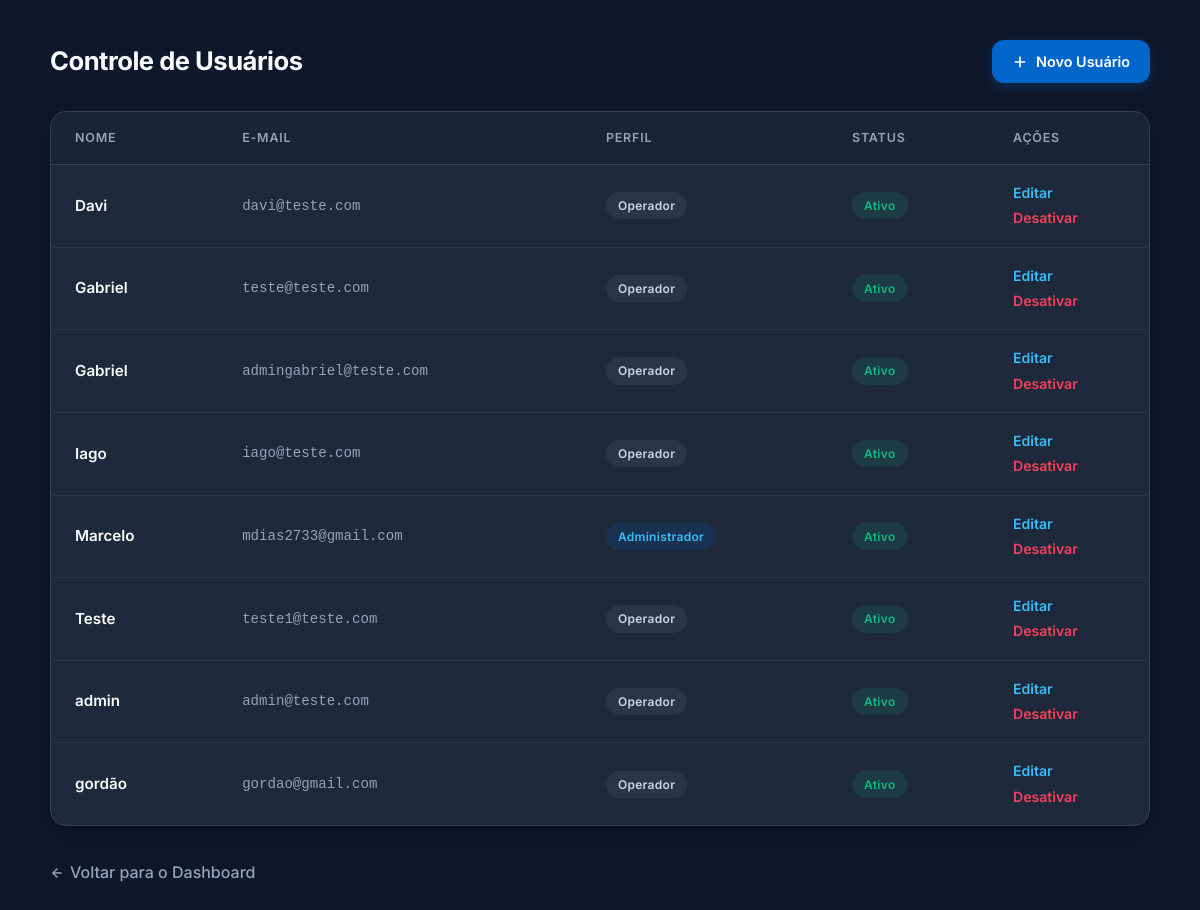
The page /usuarios/ (signed in) on the database as committed earlier.
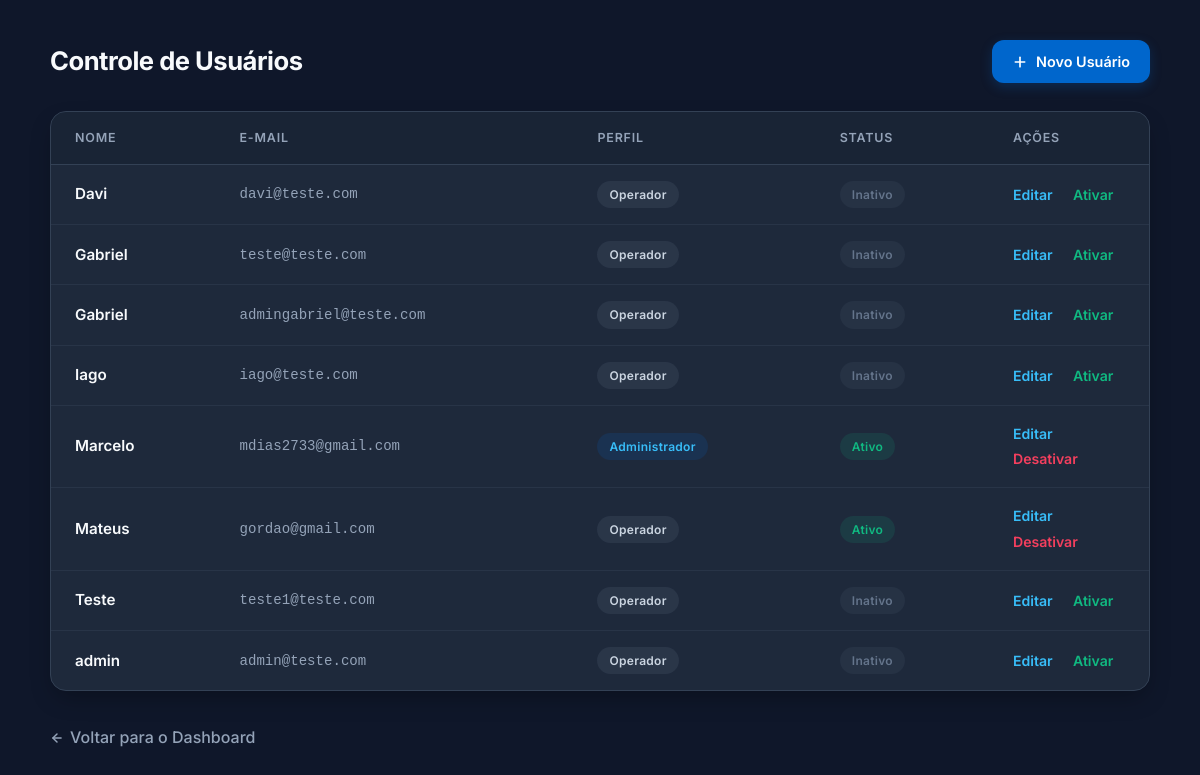
The same page on the database as committed later.
### app/models/usuario.py (models this page shows)
class Usuario(Base):
    __tablename__ = "usuarios"
    id = Column(Integer, primary_key=True, autoincrement=True)
    nome = Column(String(100), nullable=False)
    email = Column(String(150), unique=True, nullable=False)
    senha_hash = Column(String(255), nullable=False)
    role = Column(String(20), default="operador")
    ativo = Column(Boolean, default=True)
    criado_em = Column(DateTime, server_default=func.now())

### app/controllers/admin_controller.py (the view)
@router.get("/")
def listar_usuarios(
    request: Request,
    db: Session = Depends(get_db),
    admin = Depends(get_admin) # Bloqueia quem não é admin
):
    usuarios = db.query(Usuario).order_by(Usuario.nome).all()
    return templates.TemplateResponse(
        request,
        "usuarios/index.html",
        {
            "request": request,
            "admin": admin,
            "usuarios": usuarios
        }
    )

### app/templates/usuarios/index.html (shortened to what this page needs)
<!DOCTYPE html>
<html lang="pt-br">
<head>
</head>
<body>
    <div class="container">
        <div class="page-header">
            <h1>Controle de Usuários</h1>
            <a href="/usuarios/novo" class="btn-novo">
                <svg width="16" height="16" viewBox="0 0 24 24" fill="none" stroke="currentColor" stroke-width="2.5" stroke-linecap="round" stroke-linejoin="round"><line x1="12" y1="5" x2="12" y2="19"></line><line x1="5" y1="12" x2="19" y2="12"></line></svg>
                Novo Usuário
            </a>
        </div>
        <div class="tabela-container">
            <table>
                <thead>
                    <tr>
                        <th>Nome</th>
                        <th>E-mail</th>
                        <th>Perfil</th>
                        <th>Status</th>
                        <th style="width: 160px;">Ações</th>
                    </tr>
                </thead>
                <tbody>
                    {% for u in usuarios %}
                    <tr>
                        <td class="nome-usuario">{{ u.nome }}</td>
                        <td class="email-usuario">{{ u.email }}</td>
                        <td>
                            {% if u.role == 'admin' %}
                                <span class="badge badge-admin">Administrador</span>
                            {% else %}
                                <span class="badge badge-operador">Operador</span>
                            {% endif %}
                        </td>
                        <td>
                            {% if u.ativo %}
                                <span class="badge badge-ativo">Ativo</span>
                            {% else %}
                                <span class="badge badge-inativo">Inativo</span>
                            {% endif %}
                        </td>
                        <td>
                            <a href="/usuarios/{{ u.id }}/editar" class="btn-tabela-editar">Editar</a>
                            <form action="/usuarios/{{ u.id }}/toggle-ativo"
                                  method="post"
                                  style="display:inline"
                                  onsubmit="return confirm('Deseja alterar o status de acesso para {{ u.nome }}?')">
                                {% if u.ativo %}
                                    <button type="submit" class="btn-toggle-status acao-desativar">Desativar</button>
                                {% else %}
                                    <button type="submit" class="btn-toggle-status acao-ativar">Ativar</button>
                                {% endif %}
                            </form>
                        </td>
                    </tr>
                    {% endfor %}
                </tbody>
            </table>
        </div>
        <p><a href="/" class="link-voltar"><svg width="14" height="14" viewBox="0 0 24 24" fill="none" stroke="currentColor" stroke-width="2.5" stroke-linecap="round" stroke-linejoin="round"><line x1="19" y1="12" x2="5" y2="12"></line><polyline points="12 19 5 12 12 5"></polyline></svg> Voltar para o Dashboard</a></p>
    </div>
</body>
</html>

Rows that differ between the two databases and show on the page:
changed Usuario "Davi": ativo "Ativo Desativar" → "Inativo Ativar"
changed Usuario "teste@teste.com": ativo "Ativo Desativar" → "Inativo Ativar"
changed Usuario "admingabriel@teste.com": ativo "Ativo Desativar" → "Inativo Ativar"
changed Usuario "Iago": ativo "Ativo Desativar" → "Inativo Ativar"
changed Usuario "gordao@gmail.com": nome "gordão" → "Mateus"; moves up the list
changed Usuario "Teste": ativo "Ativo Desativar" → "Inativo Ativar"
changed Usuario "admin": ativo "Ativo Desativar" → "Inativo Ativar"
